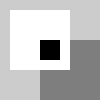
Frame 1 (no input)
Frame 60 (the mouse pressed at the canvas centre just before this capture): identical to frame 1, image omitted
Frame 120 (the mouse held since frame 60 and released just before this capture): identical to frame 1, image omitted

The Processing sketch that drew this single still picture (run headless with seeded random() and noise(); from frame 60 on, the mouse is pressed at the canvas centre):

// Processing sketch: recMode
// ── recMode.pde
void setup(){
  size(100, 100);

}

void draw(){
  noStroke();
  rectMode(CORNER);
  fill(126);
  rect(40, 40, 60, 60);
  rectMode(CENTER);
  fill(255);
  rect(40, 40, 60, 60);
  rectMode(CORNERS);
  fill(0);
  rect(40, 40, 60, 60);
  
}
